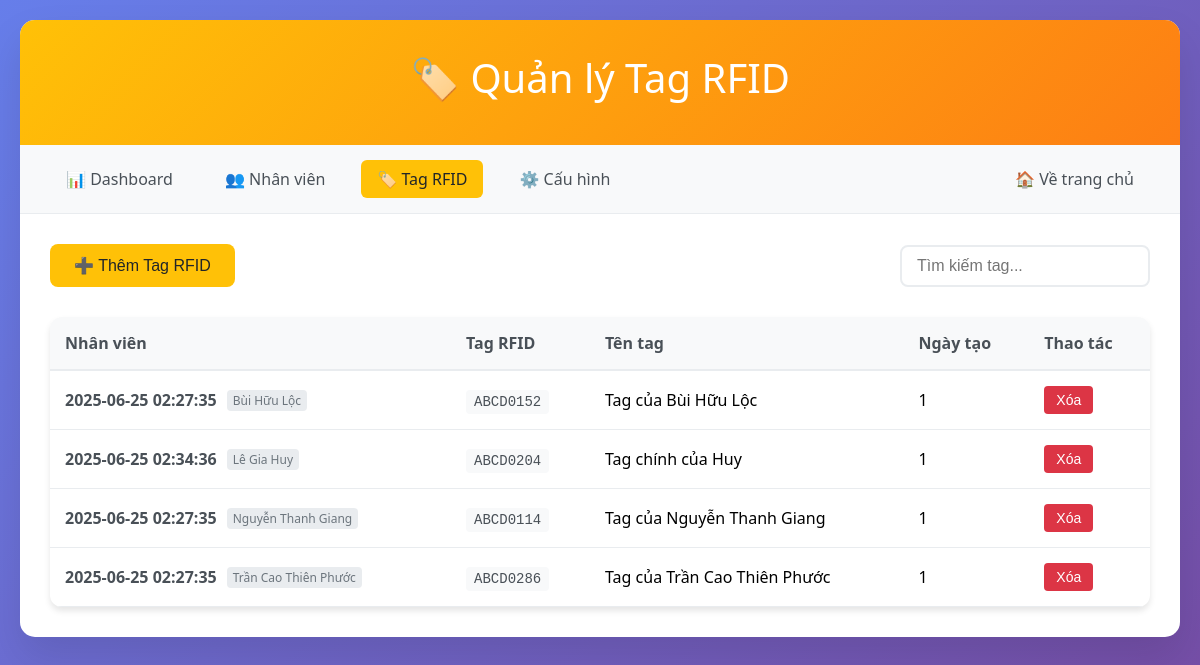
/admin/tags, run on the app's committed database.
### tables this page shows
CREATE TABLE employee_tags (
            id INTEGER PRIMARY KEY AUTOINCREMENT,
            employee_id INTEGER NOT NULL,
            rfid_uid TEXT UNIQUE NOT NULL,
            tag_name TEXT,
            is_active BOOLEAN DEFAULT 1,
            created_at TEXT DEFAULT CURRENT_TIMESTAMP,
            FOREIGN KEY (employee_id) REFERENCES employees (id) ON DELETE CASCADE
        );

CREATE TABLE employees (
            id INTEGER PRIMARY KEY AUTOINCREMENT,
            name TEXT NOT NULL,
            employee_code TEXT UNIQUE,
            department TEXT,
            position TEXT,
            email TEXT,
            phone TEXT,
            is_active BOOLEAN DEFAULT 1,
            created_at TEXT DEFAULT CURRENT_TIMESTAMP,
            updated_at TEXT DEFAULT CURRENT_TIMESTAMP
        );

### app.py (the view)
@app.route('/admin/tags')
def admin_tags():
    conn = sqlite3.connect('checkins.db')
    tags = conn.execute('''
        SELECT et.*, e.name as employee_name, e.employee_code
        FROM employee_tags et
        JOIN employees e ON et.employee_id = e.id
        WHERE et.is_active = 1 AND e.is_active = 1
        ORDER BY e.name, et.rfid_uid
    ''').fetchall()
    employees = conn.execute('''
        SELECT id, name, employee_code
        FROM employees
        WHERE is_active = 1
        ORDER BY name
    ''').fetchall()
    conn.close()
    return render_template('admin/tags.html', tags=tags, employees=employees)

### templates/admin/tags.html (shortened to what this page needs)
<!DOCTYPE html>
<html lang="vi">
  <head>
  </head>
  <body>
    <div class="container">
      <div class="header">
        <h1>🏷️ Quản lý Tag RFID</h1>
      </div>
      <div class="nav">
        <a href="/admin">📊 Dashboard</a>
        <a href="/admin/employees">👥 Nhân viên</a>
        <a href="/admin/tags" class="active">🏷️ Tag RFID</a>
        <a href="/admin/config">⚙️ Cấu hình</a>
        <a href="/" style="margin-left: auto">🏠 Về trang chủ</a>
      </div>
      <div class="content">
        <div class="toolbar">
          <button class="add-btn" onclick="openAddModal()">
            ➕ Thêm Tag RFID
          </button>
          <div class="search-box">
            <input
              type="text"
              class="search-input"
              placeholder="Tìm kiếm tag..."
              onkeyup="filterTags()"
            />
          </div>
        </div>
        <table class="tags-table">
          <thead>
            <tr>
              <th>Nhân viên</th>
              <th>Tag RFID</th>
              <th>Tên tag</th>
              <th>Ngày tạo</th>
              <th>Thao tác</th>
            </tr>
          </thead>
          <tbody id="tags-tbody">
            {% for tag in tags %}
            <tr data-tag-id="{{ tag[0] }}">
              <td>
                <div class="employee-info">
                  <span class="employee-name">{{ tag[5] }}</span>
                  <span class="employee-code">{{ tag[6] }}</span>
                </div>
              </td>
              <td><span class="rfid-uid">{{ tag[2] }}</span></td>
              <td>{{ tag[3] or 'Không có tên' }}</td>
              <td>{{ tag[4] }}</td>
              <td>
                <div class="action-buttons">
                  <button
                    class="btn-delete"
                    onclick="deleteTag('{{ tag[0] }}')"
                  >
                    Xóa
                  </button>
                </div>
              </td>
            </tr>
            {% endfor %}
          </tbody>
        </table>
      </div>
    </div>
  </body>
</html>

### templates/admin/tags.html (style rules this page uses)
* { margin: 0; padding: 0; box-sizing: border-box; }
body { font-family: "Segoe UI", Tahoma, Geneva, Verdana, sans-serif; background: linear-gradient(135deg, #667eea 0%, #764ba2 100%); min-height: 100vh; padding: 20px; }
.container { max-width: 1400px; margin: 0 auto; background: white; border-radius: 15px; box-shadow: 0 20px 40px rgba(0, 0, 0, 0.1); overflow: hidden; }
.header { background: linear-gradient(135deg, #ffc107 0%, #fd7e14 100%); color: white; padding: 30px; text-align: center; }
.header h1 { font-size: 2.5em; margin-bottom: 10px; font-weight: 300; }
.nav { background: #f8f9fa; padding: 15px 30px; border-bottom: 1px solid #e9ecef; display: flex; gap: 20px; align-items: center; flex-wrap: wrap; }
.nav a { text-decoration: none; color: #495057; padding: 8px 16px; border-radius: 6px; transition: all 0.3s ease; font-weight: 500; }
.nav a.active { background: #ffc107; color: #212529; }
.content { padding: 30px; }
.toolbar { display: flex; justify-content: space-between; align-items: center; margin-bottom: 30px; flex-wrap: wrap; gap: 15px; }
.add-btn { background: #ffc107; color: #212529; padding: 12px 24px; border: none; border-radius: 8px; cursor: pointer; font-size: 16px; font-weight: 500; transition: all 0.3s ease; }
.search-box { display: flex; gap: 10px; align-items: center; }
.search-input { padding: 10px 15px; border: 2px solid #e9ecef; border-radius: 8px; font-size: 16px; min-width: 250px; }
.tags-table { width: 100%; border-collapse: collapse; background: white; border-radius: 12px; overflow: hidden; box-shadow: 0 4px 6px rgba(0, 0, 0, 0.1); }
.tags-table th { background: #f8f9fa; padding: 15px; text-align: left; font-weight: 600; color: #495057; border-bottom: 2px solid #e9ecef; }
.tags-table td { padding: 15px; border-bottom: 1px solid #e9ecef; vertical-align: middle; }
.action-buttons { display: flex; gap: 8px; }
.btn-delete { background: #dc3545; color: white; border: none; padding: 6px 12px; border-radius: 4px; cursor: pointer; font-size: 14px; transition: all 0.3s ease; }
.rfid-uid { font-family: "Courier New", monospace; background: #f8f9fa; padding: 4px 8px; border-radius: 4px; font-size: 14px; color: #495057; }
.employee-info { display: flex; align-items: center; gap: 10px; }
.employee-name { font-weight: 600; color: #495057; }
.employee-code { background: #e9ecef; color: #6c757d; padding: 2px 6px; border-radius: 4px; font-size: 12px; }

### data on the page
employee_tags: created_at "2025-06-25 02:27:35", name "Bùi Hữu Lộc", rfid_uid "ABCD0152", tag_name "Tag của Bùi Hữu Lộc", is_active "1"
employee_tags: created_at "2025-06-25 02:34:36", name "Lê Gia Huy", rfid_uid "ABCD0204", tag_name "Tag chính của Huy", is_active "1"
employee_tags: created_at "2025-06-25 02:27:35", name "Nguyễn Thanh Giang", rfid_uid "ABCD0114", tag_name "Tag của Nguyễn Thanh Giang", is_active "1"
employee_tags: created_at "2025-06-25 02:27:35", name "Trần Cao Thiên Phước", rfid_uid "ABCD0286", tag_name "Tag của Trần Cao Thiên Phước", is_active "1"
